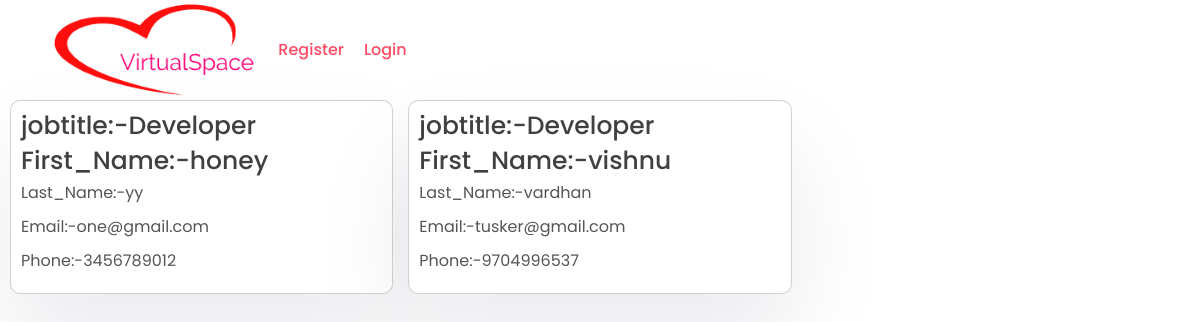
The app's page /job/appjobs/ with its own data.
### jobapp/models.py (models this page shows, shortened)
class submit(models.Model):
    jobtitle = models.ForeignKey(jobposts,related_name='jobposts',on_delete=models.CASCADE)
    first_name = models.CharField(max_length=300)
    last_name = models.CharField(max_length=300)
    email = models.EmailField()
    phone = models.IntegerField()

class jobposts(models.Model):
    title = models.CharField(max_length=200)
    description = models.TextField()
    location = models.CharField(max_length=150)
    company = models.CharField(max_length=200)
    posted_on = models.DateTimeField(auto_now_add=True)
    salary = models.IntegerField()
    job_type = models.CharField(max_length=200)
    experience = models.IntegerField()
    roles_and_responsibillities = models.CharField(max_length=1000)
    def __str__(self):
        return self.title

### jobapp/views.py (the view)
# urls.py: path('appjobs/',views.appjobs,name="appjobs"),
def appjobs(request):
    vishnu = submit.objects.all()
    return render(request,"jobpost/appliedjobs.html",{'vishnu':vishnu})

### templates/jobpost/appliedjobs.html
{% extends 'base.html' %}
{% block content %}
    <div class="container">
        <div class="jumbotron">
                <div class="row">
                    {% for i in vishnu %}
                        <div class="col-md-4">
                            <div class="card card-body">
                                <h1>jobtitle:-{{ i.jobtitle }}</h1>
                                <h1>First_Name:-{{ i.first_name }}</h1>
                                <p>Last_Name:-{{ i.last_name }}</p>
                                <p>Email:-{{ i.email }}</p>
                                <p>Phone:-{{ i.phone }}</p>
                            </div>
                        </div>
                    {% endfor %}
                </div>
        </div>
    </div>
{% endblock %}

### static/css/style.css (style rules this page uses)
* { margin: 0; padding: 0; box-sizing: border-box; text-decoration: none; border: none; outline: none; list-style: none; font-family: "Poppins", sans-serif; color: var(--black); }
:root { --red: #ff4b64; --black: #404040; --des: #555555; --shadow: #ffffff1a 0px 1px 1px 0px inset, #32325d40 0px 50px 100px -20px, #0000004d 0px 30px 60px -30px; --shadow2: rgba(17, 12, 46, 0.084) 0px 48px 100px 0px; }
html { font-size: 62.5%; }
.container { max-width: 1220px; margin: auto; padding: 0 10px; }
p, a { font-size: 1.6rem; color: var(--des); }
.card { background: white; box-shadow: var(--shadow2); border-radius: 1rem; cursor: pointer; transition: 0.3s; }

### records on screen
submit: jobtitle "Developer", first_name "honey", last_name "yy", email "one@gmail.com", phone "3456789012"
submit: jobtitle "Developer", first_name "vishnu", last_name "vardhan", email "tusker@gmail.com", phone "9704996537"
